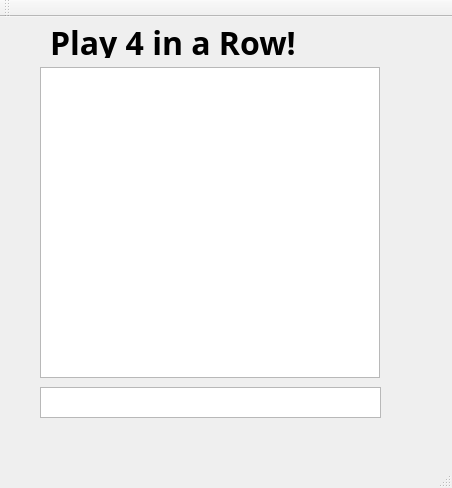
<?xml version="1.0" encoding="UTF-8"?>
<ui version="4.0">
 <class>MainWindow</class>
 <widget class="QMainWindow" name="MainWindow">
  <property name="geometry">
   <rect>
    <x>0</x>
    <y>0</y>
    <width>452</width>
    <height>488</height>
   </rect>
  </property>
  <property name="windowTitle">
   <string>MainWindow</string>
  </property>
  <property name="autoFillBackground">
   <bool>false</bool>
  </property>
  <widget class="QWidget" name="centralWidget">
   <widget class="QLabel" name="label">
    <property name="geometry">
     <rect>
      <x>50</x>
      <y>10</y>
      <width>321</width>
      <height>31</height>
     </rect>
    </property>
    <property name="font">
     <font>
      <family>Courier 10 Pitch</family>
      <pointsize>24</pointsize>
      <weight>75</weight>
      <bold>true</bold>
     </font>
    </property>
    <property name="text">
     <string>Play 4 in a Row!</string>
    </property>
   </widget>
   <widget class="QGraphicsView" name="graphicsView">
    <property name="geometry">
     <rect>
      <x>40</x>
      <y>50</y>
      <width>340</width>
      <height>311</height>
     </rect>
    </property>
    <property name="mouseTracking">
     <bool>true</bool>
    </property>
   </widget>
   <widget class="QTextEdit" name="statusField">
    <property name="geometry">
     <rect>
      <x>40</x>
      <y>370</y>
      <width>341</width>
      <height>31</height>
     </rect>
    </property>
   </widget>
  </widget>
  <widget class="QMenuBar" name="menuBar">
   <property name="geometry">
    <rect>
     <x>0</x>
     <y>0</y>
     <width>452</width>
     <height>25</height>
    </rect>
   </property>
  </widget>
  <widget class="QToolBar" name="mainToolBar">
   <attribute name="toolBarArea">
    <enum>TopToolBarArea</enum>
   </attribute>
   <attribute name="toolBarBreak">
    <bool>false</bool>
   </attribute>
  </widget>
  <widget class="QStatusBar" name="statusBar"/>
 </widget>
 <layoutdefault spacing="6" margin="11"/>
 <resources/>
 <connections/>
 <slots>
  <slot>someNumber()</slot>
 </slots>
</ui>
